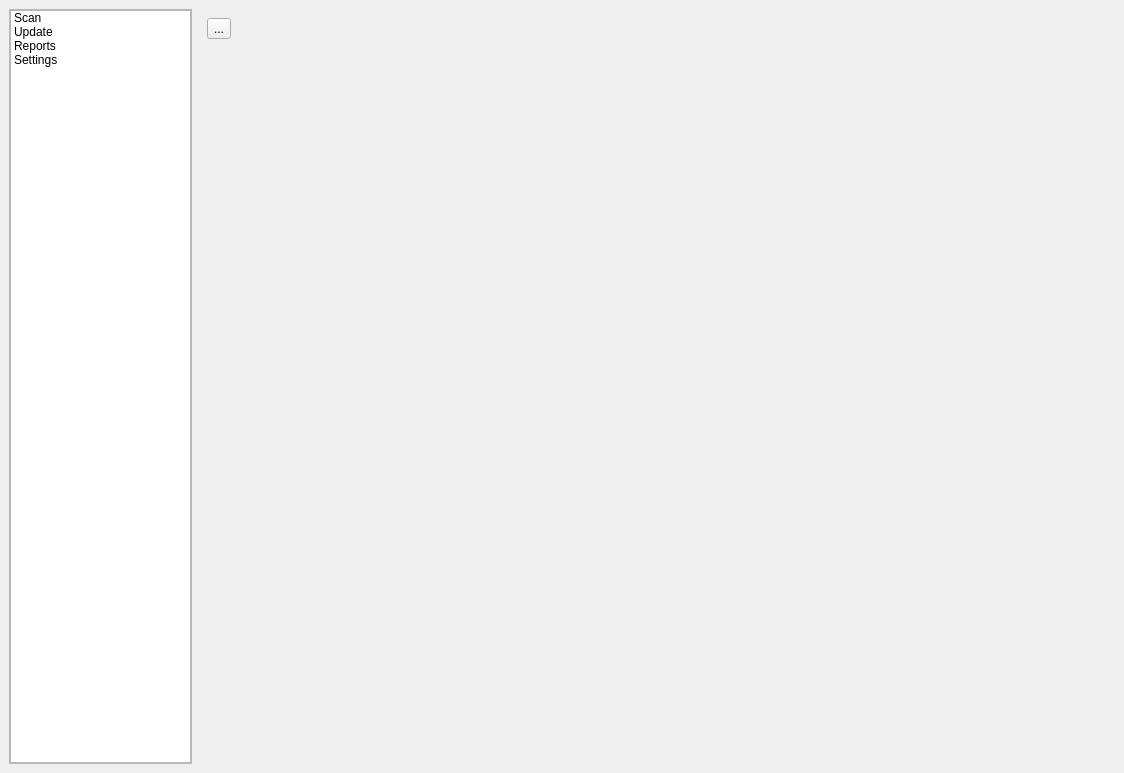
<?xml version="1.0" encoding="UTF-8"?>
<ui version="4.0">
 <class>MainWindow</class>
 <widget class="QMainWindow" name="MainWindow">
  <property name="geometry">
   <rect>
    <x>0</x>
    <y>0</y>
    <width>1124</width>
    <height>773</height>
   </rect>
  </property>
  <property name="windowTitle">
   <string>Qlam</string>
  </property>
  <property name="windowIcon">
   <iconset resource="../resources/application.qrc">
    <normaloff>:/application/icons/icon128</normaloff>:/application/icons/icon128</iconset>
  </property>
  <widget class="QWidget" name="centralwidget">
   <layout class="QHBoxLayout" name="horizontalLayout" stretch="1,5">
    <item>
     <widget class="QScrollArea" name="iconBarContainer">
      <property name="minimumSize">
       <size>
        <width>50</width>
        <height>50</height>
       </size>
      </property>
      <property name="widgetResizable">
       <bool>true</bool>
      </property>
      <widget class="QListWidget" name="iconBar">
       <property name="geometry">
        <rect>
         <x>0</x>
         <y>0</y>
         <width>180</width>
         <height>717</height>
        </rect>
       </property>
       <item>
        <property name="text">
         <string>Scan</string>
        </property>
        <property name="icon">
         <iconset theme="system-search"/>
        </property>
       </item>
       <item>
        <property name="text">
         <string>Update</string>
        </property>
        <property name="icon">
         <iconset theme="download"/>
        </property>
       </item>
       <item>
        <property name="text">
         <string>Reports</string>
        </property>
        <property name="icon">
         <iconset theme="accessories-text-editor"/>
        </property>
       </item>
       <item>
        <property name="text">
         <string>Settings</string>
        </property>
        <property name="icon">
         <iconset theme="preferences-system"/>
        </property>
       </item>
      </widget>
     </widget>
    </item>
    <item>
     <widget class="QStackedWidget" name="stackWidget">
      <property name="currentIndex">
       <number>0</number>
      </property>
      <widget class="QWidget" name="scanPage">
       <layout class="QVBoxLayout" name="verticalLayout">
        <item>
         <layout class="QHBoxLayout" name="scanBackLayout">
          <item>
           <widget class="QToolButton" name="scanBack">
            <property name="text">
             <string>...</string>
            </property>
            <property name="icon">
             <iconset theme="go-previous"/>
            </property>
           </widget>
          </item>
          <item>
           <spacer name="scanBackSpacer">
            <property name="orientation">
             <enum>Qt::Horizontal</enum>
            </property>
            <property name="sizeHint" stdset="0">
             <size>
              <width>40</width>
              <height>20</height>
             </size>
            </property>
           </spacer>
          </item>
         </layout>
        </item>
        <item>
         <widget class="QStackedWidget" name="scanStack">
          <property name="currentIndex">
           <number>0</number>
          </property>
          <widget class="Qlam::ScanProfileChooser" name="scanProfileChooser"/>
          <widget class="Qlam::ScanWidget" name="scanWidget"/>
         </widget>
        </item>
       </layout>
      </widget>
      <widget class="Qlam::UpdateWidget" name="update"/>
      <widget class="QWidget" name="reports"/>
      <widget class="Qlam::SettingsWidget" name="settings"/>
     </widget>
    </item>
   </layout>
  </widget>
  <widget class="QMenuBar" name="menuBar">
   <property name="geometry">
    <rect>
     <x>0</x>
     <y>0</y>
     <width>1124</width>
     <height>40</height>
    </rect>
   </property>
  </widget>
 </widget>
 <customwidgets>
  <customwidget>
   <class>Qlam::ScanProfileChooser</class>
   <extends>QWidget</extends>
   <header>src/scanprofilechooser.h</header>
   <container>1</container>
  </customwidget>
  <customwidget>
   <class>Qlam::ScanWidget</class>
   <extends>QWidget</extends>
   <header>src/scanwidget.h</header>
   <container>1</container>
  </customwidget>
  <customwidget>
   <class>Qlam::UpdateWidget</class>
   <extends>QWidget</extends>
   <header>src/updatewidget.h</header>
   <container>1</container>
  </customwidget>
  <customwidget>
   <class>Qlam::SettingsWidget</class>
   <extends>QWidget</extends>
   <header>src/settingswidget.h</header>
   <container>1</container>
  </customwidget>
 </customwidgets>
 <resources>
  <include location="../resources/application.qrc"/>
 </resources>
 <connections/>
</ui>
